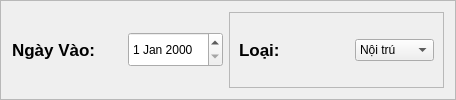
           <widget class="QFrame" name="frame_99">
            <property name="frameShape">
             <enum>QFrame::StyledPanel</enum>
            </property>
            <property name="frameShadow">
             <enum>QFrame::Raised</enum>
            </property>
            <layout class="QHBoxLayout" name="horizontalLayout_34">
             <item>
              <widget class="QLabel" name="label_7">
               <property name="minimumSize">
                <size>
                 <width>110</width>
                 <height>0</height>
                </size>
               </property>
               <property name="maximumSize">
                <size>
                 <width>110</width>
                 <height>16777215</height>
                </size>
               </property>
               <property name="font">
                <font>
                 <pointsize>13</pointsize>
                 <weight>75</weight>
                 <bold>true</bold>
                </font>
               </property>
               <property name="text">
                <string>Ngày Vào:</string>
               </property>
              </widget>
             </item>
             <item>
              <widget class="QDateEdit" name="dateEditIn">
               <property name="minimumSize">
                <size>
                 <width>0</width>
                 <height>35</height>
                </size>
               </property>
              </widget>
             </item>
             <item>
              <widget class="QFrame" name="frame_101">
               <property name="frameShape">
                <enum>QFrame::StyledPanel</enum>
               </property>
               <property name="frameShadow">
                <enum>QFrame::Raised</enum>
               </property>
               <layout class="QHBoxLayout" name="horizontalLayout_40">
                <item>
                 <widget class="QLabel" name="label_8">
                  <property name="minimumSize">
                   <size>
                    <width>110</width>
                    <height>0</height>
                   </size>
                  </property>
                  <property name="maximumSize">
                   <size>
                    <width>110</width>
                    <height>16777215</height>
                   </size>
                  </property>
                  <property name="font">
                   <font>
                    <pointsize>13</pointsize>
                    <weight>75</weight>
                    <bold>true</bold>
                   </font>
                  </property>
                  <property name="text">
                   <string>Loại:</string>
                  </property>
                 </widget>
                </item>
                <item>
                 <widget class="QComboBox" name="comboBox">
                  <item>
                   <property name="text">
                    <string>Nội trú</string>
                   </property>
                  </item>
                  <item>
                   <property name="text">
                    <string>Ngoại trú</string>
                   </property>
                  </item>
                 </widget>
                </item>
               </layout>
              </widget>
             </item>
            </layout>
           </widget>
